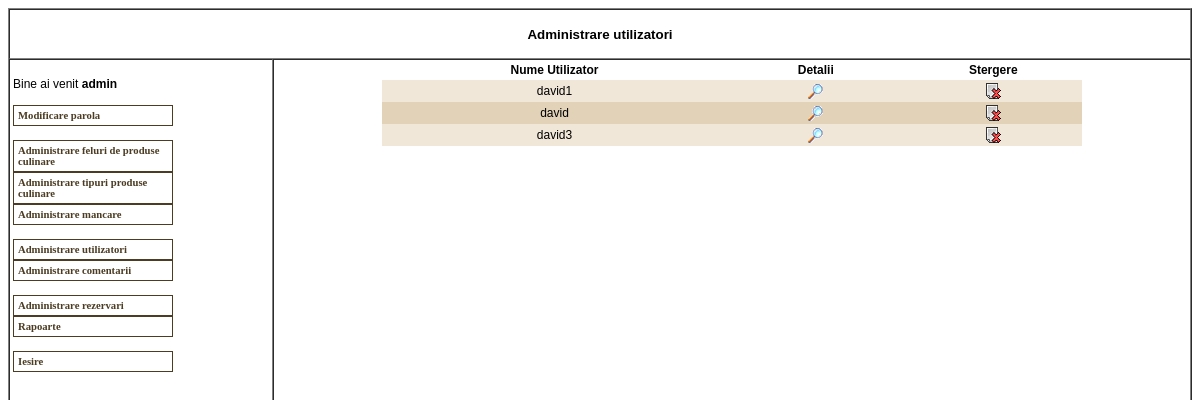
The page /admin/utilizatori.php (signed in) on the database its author committed.
### tables this page shows
CREATE TABLE `tutilizatori` (
  `fIdUtilizator` int(11) UNSIGNED NOT NULL,
  `fNumeUtilizator` varchar(32) NOT NULL DEFAULT '',
  `fParola` varchar(32) NOT NULL DEFAULT '',
  `fEmail` varchar(150) NOT NULL DEFAULT '',
  `fAdresa` text,
  `fDataInregistrare` date DEFAULT NULL
);

### admin/utilizatori.php (the view, shortened to what this page needs)
<?php
	include_once("../include/adminfunctions.inc.php");
?>
<html>
	<head>
		<link rel="stylesheet" href="../css/admin.css" type="text/css">
	</head>
	<body>
		<table cellpadding="0" cellspacing="0" border="1" width="100%" height="100%">
			<tr style="height: 50px; width: 100%;">
				<td colspan="2" style="font-weight: bold; text-align: center; height: 50px; width: 100%; font-family: Tahoma, Verdana, Arial; font-size: 10pt;"> Administrare utilizatori</td>
			</tr>
			<tr>
				<td style="width: 200px;" valign="top">
				</td>
				<td style="width: 700px;" valign="top" align="center">
					<?php
						$strSQL = "SELECT * FROM tutilizatori";
						$result = mysql_query($strSQL);
						echo "<table cellpadding=\"3\" cellspacing=\"0\" border=\"0\" width=\"700\" class=\"modelspecs\">\n";
						$intCount = 0;
						echo "<tr align=\"center\" style=\"font-weight: bold;\">";
						echo "<td width=\"200\">Nume Utilizator</td>";
						echo "<td width=\"100\">Detalii</td>";
						echo "<td width=\"100\">Stergere</td>";
						echo "</tr>";
						while ($row = mysql_fetch_array($result)) {
							$intIdUtilizator = $row['fIdUtilizator'];
							$strNumeUtilizator = $row['fNumeUtilizator'];
							if ($intCount % 2 == 0) {
								echo "<tr bgcolor=\"#F0E7D8\">";
							} else {
								echo "<tr bgcolor=\"#E2D2B8\">";
							}
							echo "<td align=\"center\" width=\"200\">$strNumeUtilizator</td>\n";
							echo "<td align=\"center\" width=\"100\"><a  href=\"detaliiutilizator.php?intIdUtilizator=$intIdUtilizator\"><img src=\"../images/view.gif\" border=\"0\"></a></td>\n";
							echo "<td align=\"center\" width=\"100\"><a onclick=\"return confirmSubmit('Confirmati stergerea utilizatorului?')\" href=\"execute.php?action=stergereutilizator&intIdUtilizator=$intIdUtilizator\"><img src=\"../images/delete.gif\" border=\"0\"></a></td>\n";
							echo "</tr>\n";
							$intCount++;
						}
						echo "</table>\n";
					?>
				</td>
			</tr>
		</table>
	</body>
</html>

### css/admin.css (style rules this page uses)
.modelspecs { font-family: Tahoma, Verdana, Arial; font-size: 9pt; color: #000000; }

### rows shown on the page
tutilizatori: fNumeUtilizator "david1"
tutilizatori: fNumeUtilizator "david"
tutilizatori: fNumeUtilizator "david3"

### other values the page prints
$strUsername "admin"
